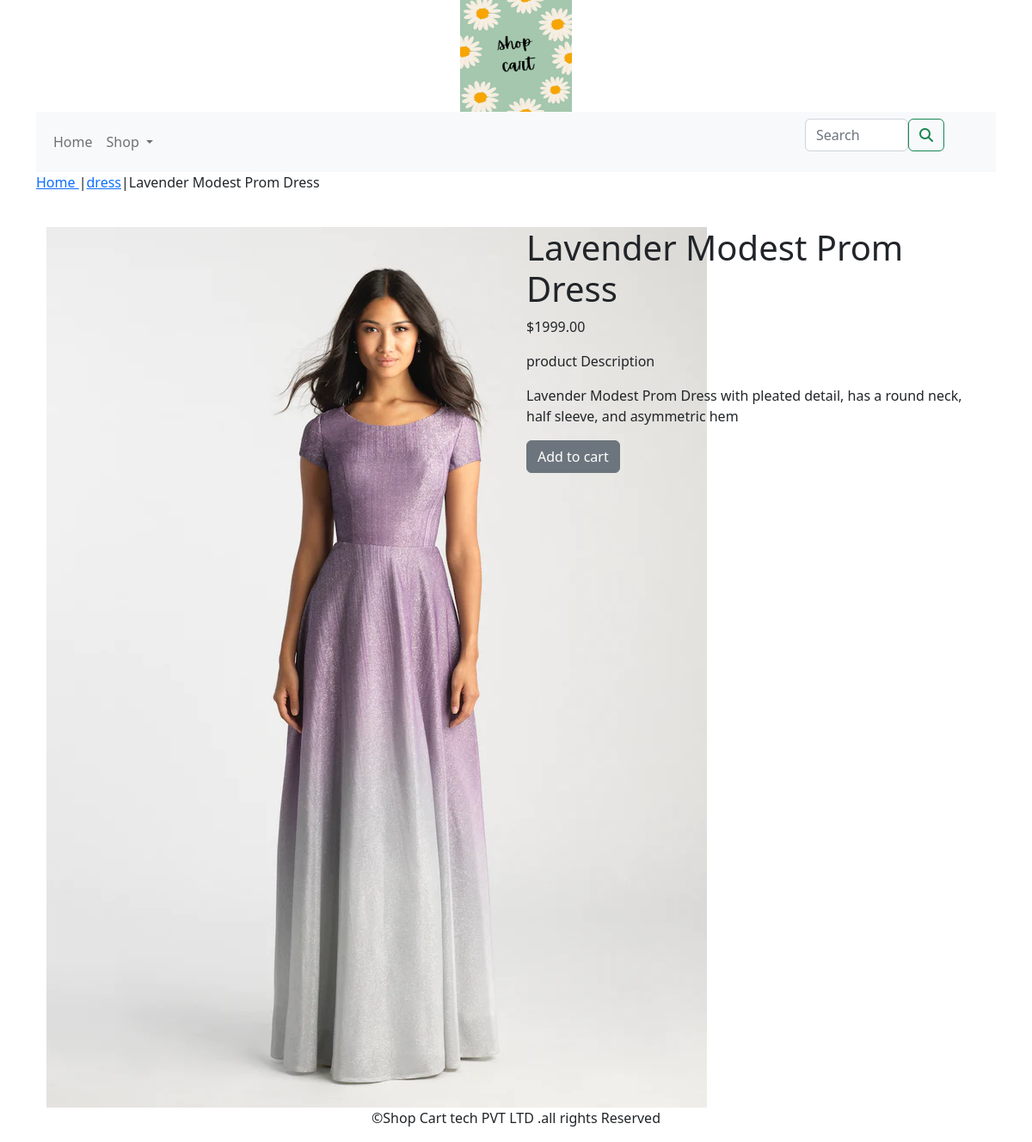
Page /shopapp/dress/lavender-modest-prom-dress/ on the committed database.
### shopapp/models.py (models this page shows, shortened)
class Product(models.Model):
    name = models.CharField(max_length=250,unique=True)
    slug = models.SlugField(max_length=250, unique=True)
    description = models.TextField(blank=True)
    price =models.DecimalField(max_digits=10,decimal_places=2)
    category = models.ForeignKey(Category,on_delete=models.CASCADE)
    image = models.ImageField(upload_to='product/', blank=True)
    stock = models.IntegerField()
    available = models.BooleanField(default=True)
    created = models.DateField(auto_now_add=True)
    updated = models.DateField(auto_now_add=True)
    class Meta:
        ordering = ('name',)
        verbose_name = 'product'
        verbose_name_plural = 'products'

class Category(models.Model):
     name=models.CharField(max_length=250,unique=True)
     slug=models.SlugField(max_length=250,unique=True)
     description=models.TextField(blank=True)
     image=models.ImageField(upload_to='category/',blank=True)
     class Meta:
          ordering=('name',)
          verbose_name='category'
          verbose_name_plural='categories'
     def get_url(self):
         return reverse('shopapp:products_by_category',args=[self.slug])
     def __str__(self):
         return '{}'.format(self.name)

### shopapp/views.py (the view)
# urls.py: path('<slug:c_slug>/<slug:product_slug>/', views.proDetail, name='prodCatdetail'),
def proDetail(request,c_slug,product_slug):
    try:
        product=Product.objects.get(category__slug=c_slug,slug=product_slug)
    except Exception as e:
        raise e
    return render(request,'product.html',{'product':product})

### cart/context_processors.py (called while the page is built)
def counter(request):
    item_count=0
    if 'admin' in request.path:
        return {}
    else:
        try:
            cart=Cart.objects.filter(cart_id=_cart_id(request))
            car_items=CartItem.objects.all().filter(cart=cart[:1])
            for cart_item in car_items:
                item_count += cart_item.quantity
        except Cart.DoesNotExist:
            item_count =0
    return dict(item_count=item_count)

### cart/views.py (called while the page is built)
def _cart_id(request):
    cart=request.session.session_key
    if not cart:
        cart=request.session.create()
    return cart

### shopapp/context_processors.py (called while the page is built)
def menu_links(request):
    links=Category.objects.all()
    return dict(links=links)

### template/product.html (shortened to what this page needs)
{% extends 'base.html' %}
{% load static %}
{% block content %}
<div class="row my_prod_row_class">
    <div class="mx_auto">
        <p> <a href="{% url 'shopapp:allProdCat' %}"> Home </a>|<a href ="{{product.category.get_url}}">{{product.category}}</a>|{{product.name}}</p>
    </div>
</div>
<div class="container">
<br>
<div class="row">
    <div class="col-12 col-sm-12 col-md-12 col-lg-6 text-center">
        <div style="min-width:18rem">
            <img src="{{product.image.url}}" alt="{{product.name}}">
        </div>
    </div>
    <div class="col-12 col-sm-12 col-md-12 col-lg-6">
        <div>
        <h1 class="my_prod_title">{{product.name}}</h1>
        <p>${{product.price}}</p>
        <p class="my_title"> product Description </p>
        <p class="text-justify my_prod_text">{{product.description}}</p>
        {% if product.stock <= 0 %}
        <p class="text-justify my-prod-text"><b>Out of stock </b></p>
        {% else %}
        <a class="btn btn-secondary" href ="{% url 'cart:add_cart' product.id%}">Add to cart</a>
        {% endif %}
    </div>
    </div>
</div>
</div>
{% endblock %}

### rows in the picture
Product: category "dress", name "Lavender Modest Prom Dress", image (picture), price "1999.00", description "Lavender Modest Prom Dress with pleated detail, has a round neck, half sleeve, and asymmetric hem"
